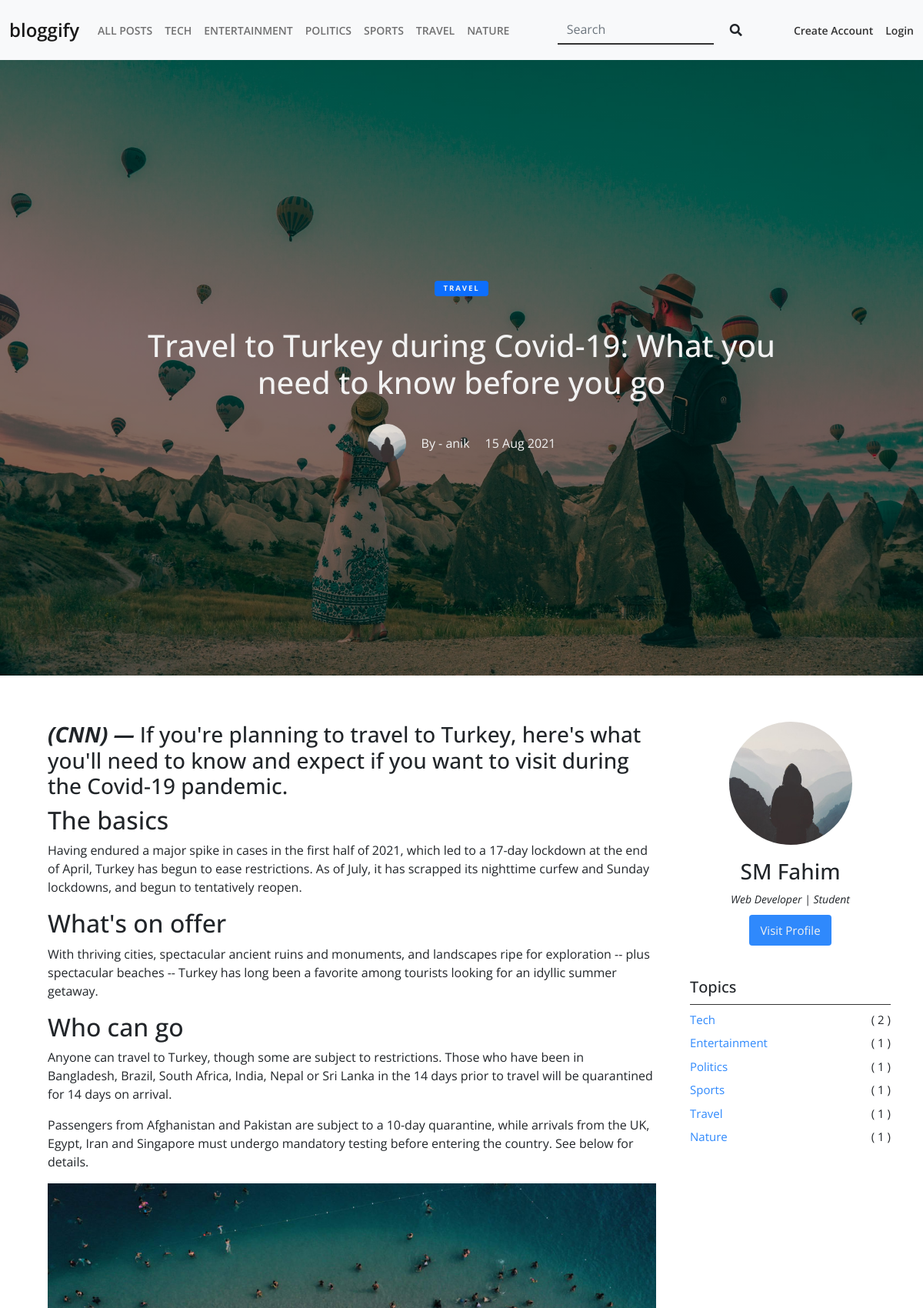
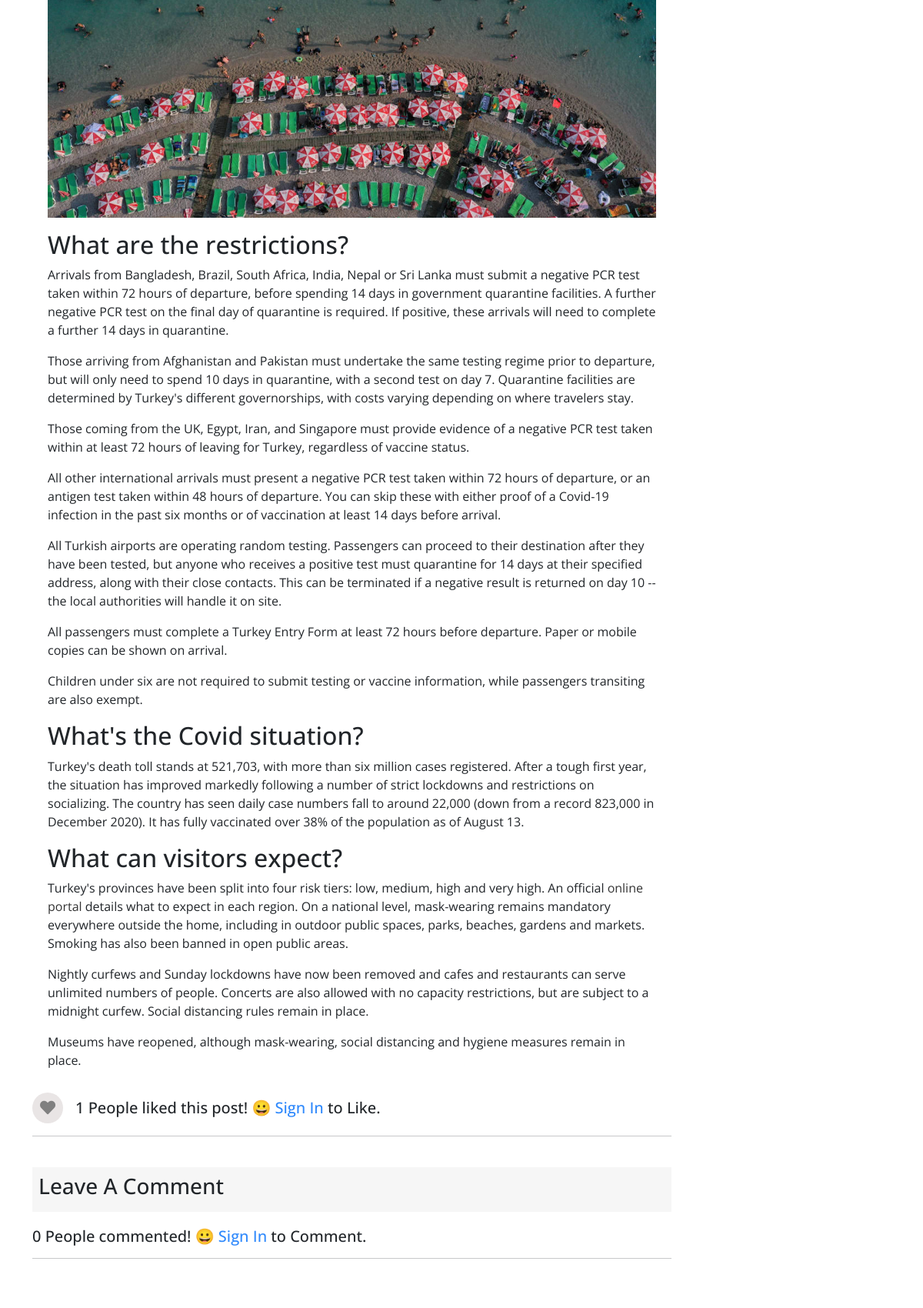
Page /detail/1/ (upper part) on the committed database (2 pictures, top to bottom).
### blog/models.py (models this page shows, shortened)
class Topic(models.Model):
    name = models.CharField(max_length=42, unique=True)
    def __str__(self):
        return self.name

class Post(models.Model):
    author = models.ForeignKey(User, on_delete=models.CASCADE, related_name='post_author')
    topic = models.ForeignKey(Topic, on_delete=models.DO_NOTHING)
    title = models.CharField(max_length=200)
    thumbnail = models.ImageField(upload_to='thumbnails')
    body = RichTextUploadingField()
    date = models.DateTimeField(auto_now_add=True)
    likes = models.ManyToManyField(User, related_name='post_likes')

### accounts/models.py (models this page shows, shortened)
class Profile(models.Model):
    user = models.OneToOneField(User, on_delete=models.CASCADE)
    bio = models.TextField(max_length=101)
    work = models.CharField(max_length=200)
    address = models.TextField(max_length=200)
    profile_pic = models.ImageField(default='default.jpg', upload_to='Profile Pics')

### blog/views.py (the view)
# urls.py: path('detail/<int:pk>/', detail, name='detail'),
def detail(request, pk):
    post = get_object_or_404(Post, id=pk)
    similar_posts = Post.objects.filter(topic=post.topic).exclude(id=post.id)[:3]
    topics = Topic.objects.all()
    topic_post_count = Topic.objects.annotate(num_of_posts=Count('post'))
    topic_post_zipped = zip(topics, topic_post_count)
    total_likes = post.likes.count
    liked = False
    total_comments = Comment.objects.filter(post=post).count()
    comments = Comment.objects.all().filter(post=post)
    comment_form = CommentForm(request.POST)
    if comment_form.is_valid():
        comment = comment_form.save(commit=False)
        comment.author = request.user
        comment.post = post
        comment.save()
        return redirect('detail', pk)
    if post.likes.filter(pk=request.user.id).exists():
        liked = True
    context = {
        'post': post,
        'similar_posts': similar_posts,
        'topics': topics,
        'topic_post_zipped': topic_post_zipped,
        'total_likes': total_likes,
        'total_comments': total_comments,
        'liked': liked,
        'comments': comments,
        'comment_form': comment_form
    }
    return render(request, 'blog/detail.html', context)

### blog/forms.py
class CommentForm(forms.ModelForm):
    class Meta:
        model = Comment
        fields = ['body']
        widgets = {
            'body': forms.Textarea(attrs={'class': 'form-control','rows': '5'})
        }

### blog/context_preprocessors.py (called while the page is built)
def topic_preprocessor(request):
    topics = Topic.objects.all()
    return {'topics': topics}

### templates/blog/detail.html (shortened to what this page needs)
{% extends 'base.html' %}
{% block content %}
        <section class="detail-intro overlay" style="background-image: linear-gradient(
            rgba(0, 0, 0, 0.5),
            rgba(0, 0, 0, 0.5)
          ), url({{post.thumbnail.url}});">
            <div class="container">
                <div class="row">
                    <div class="col-md-10 mx-auto">
                        <div class="detail-intro-content">
                            <span class="post-category {% if post.topic.id == 1 %}bg-info
                                {% elif post.topic.id == 2 %}bg-danger
                                {% elif post.topic.id == 3 %}bg-dark
                                {% elif post.topic.id == 4 %}bg-secondary
                                {% elif post.topic.id == 5 %}bg-primary
                                {% elif post.topic.id == 6 %}bg-success
                                {% endif %}">{{ post.topic }}
                            </span>
                        <h1>{{ post.title }}</h1>
                        <div class="detail-meta">
                            <span><img src="{{post.author.profile.profile_pic.url}}"></span>
                            <span>By - <a href="{% url 'author' post.author.username %}">{{ post.author }}</a></span>
                            <span>{{ post.date|date:" d M Y" }}</span>
                        </div>
                        </div>
                    </div>
                </div>
            </div>
        </section>
        <section id="details" class="section-padding">
            <div class="container">
                <div class="row gy-5">
                    <div class="col-md-9">
                        <div class="detail-content">
                            {{ post.body|safe }}
                        </div>
                        <div class="detail-info">
                            <div class="like-area">
                                {% if user.is_authenticated %}
                                    <form action="{% url 'like' post.pk %}" class="like-form" method="POST">
                                        {% csrf_token %}
                                            {% if liked %}
                                            <button type="submit" name="post_like" class="unlike-btn" value="{{ post.id }}">
                                                <i class="b-transition fas fa-heart"></i>
                                            </button>
                                            {% else %}
                                                <button type="submit" name="post_like" class="like-btn" value="{{ post.id }}">
                                                    <i class="b-transition fas fa-heart"></i>
                                                </button>
                                            {% endif %}
                                    </form>
                                    <h5>{{ total_likes }} People liked this post </h5>
                                {% else %}
                                    <div class="like-form">
                                                    <button disabled class="like-btn">
                                                        <i class="b-transition fas fa-heart"></i>
                                                    </button>
                                    </div>
                                    <h5>{{ total_likes }} People liked this post! 😀 <a href="#" class="b-transition">Sign In</a> to Like.</h5>
                                {% endif %}
                            </div>
                            <hr>
                            <div class="comment-form-area">
                                <div class="small-heading">
                                    <h3>Leave A Comment</h3>
                                </div>
                                <div class="comment-form-container">
                                    {% if user.is_authenticated %}
                                        <form class="comment-form" method="POST">
                                            {% csrf_token %}
                                            <div class="mb-3">
                                                <label for="id_body" class="form-label">Write Your Comment</label>
                                                {{comment_form.body}}
                                            </div>
                                            <button type="submit" class="b-form-btn btn b-transition">Comment</button>
                                        </form>
                                    {% else %}
                                    <h5>{{ total_comments }} People commented! 😀 <a href="#" class="b-transition">Sign In</a> to Comment.</h5>
                                    {% endif %}
                                </div>
                                <hr>
                            </div>
                        </div>
                    </div>
                    <div class="col-md-3">
                        <div class="detail-author">
                            <img src="{{ post.author.profile.profile_pic.url }}" alt="">
                            <h3>{{ post.author.first_name }} {{post.author.last_name}}</h3>
                            <p><i>{{ post.author.profile.bio }}</i></p>
                            <a href="{% url 'author' post.author.username %}" class="b-transition">Visit Profile</a>
                        </div>
                        <div class="sidebar-topics">
                            <h3>Topics</h3>
                            <ul>
                                {% for  topic, topic_post_count in topic_post_zipped %}
                                    <li><a href="{% url 'topic' topic.name %}">{{ topic }}</a><span>( {{ topic_post_count.num_of_posts }} )</span></li>
                                {% endfor %}
                            </ul>
                        </div>
                    </div>
                </div>
            </div>
        </section>
{% endblock %}

### templates/partials/_header.html (shortened to what this page needs)
{% load static %}
<header>
  <nav class="navbar navbar-expand-lg navbar-light bg-light">
    <div class="container-fluid">
      <a class="navbar-brand b-transition" href="{% url 'home' %}">bloggify</a>
      <div
        class="collapse navbar-collapse justify-content-between"
        id="navbarSupportedContent"
      >
        <ul class="navbar-nav mb-2 mb-lg-0">
          <li class="nav-item">
            <a class="nav-link b-transition" href="{% url 'blog' %}">All Posts</a>
          </li>
          {% for topic in topics %}
            <li class="nav-item">
              <a class="nav-link b-transition" href="{% url 'topic' topic.name %}">{{topic.name}}</a>
            </li>
          {% endfor %}
        </ul>
        <form action="{% url 'search' %}" method="GET" class="d-flex">
          <input
            required
            class="form-control me-2 h-search-input b-transition"
            name="query"
            type="search"
            placeholder="Search"
            aria-label="Search"
          />
          <button class="btn h-search-submit b-transition" type="submit">
            <i class="fas fa-search"></i>
          </button>
        </form>
        <ul class="d-flex h-auth">
          {% if user.is_authenticated %}
            <li class="h-auth-item">
              <a href="{% url 'logout' %}" class="h-auth-link b-transition">Logout</a>
            </li>
          {% else %}
          <li class="h-auth-item">
            <a href="{% url 'register' %}" class="h-auth-link b-transition">Create Account</a>
          </li>
          <li class="h-auth-item">
            <a href="{% url 'login' %}" class="h-auth-link b-transition">Login</a>
          </li>
          {% endif %}
        </ul>
      </div>
    </div>
  </nav>
</header>

### static/css/all.css (style rules this page uses)
.fa, .fas, .far, .fal, .fad, .fab { -moz-osx-font-smoothing: grayscale; -webkit-font-smoothing: antialiased; display: inline-block; font-style: normal; font-variant: normal; text-rendering: auto; line-height: 1; }
.fa-heart:before { content: "\f004"; }
.fa-search:before { content: "\f002"; }
.fa, .fas { font-family: 'Font Awesome 5 Free'; font-weight: 900; }

### static/css/style.css (style rules this page uses)
:root { --b-primary: #2f89fc; --b-secondary: #f2f2f2; --b-dark: #333; }
* { margin: 0; padding: 0; box-sizing: border-box; }
html { scroll-behavior: smooth; }
body { font-family: "Open Sans", sans-serif; }
img { max-width: 100%; height: auto; }
ul { list-style: none; margin: 0; padding: 0; }
a, a:hover, a:focus { text-decoration: none; color: var(--b-dark); }
.section-padding { padding: 60px 0; }
.b-transition { transition: 0.3s ease-in-out; }
span.post-category { display: inline-block; color: var(--b-secondary); padding: 3px 11px; border-radius: 4px; letter-spacing: .2em; font-weight: 700; font-size: .6rem; text-transform: uppercase; margin: 10px 0; }
.small-heading { margin-bottom: 20px; background: #f6f6f6; padding: 8px; }
.navbar { padding: 16px 0; }
.navbar a.navbar-brand { font-size: 24px; }
.navbar a { font-size: 14px; font-weight: 600; }
.navbar-light .navbar-nav .nav-link { text-transform: uppercase; }
.h-search-input { border: none; outline: none; box-shadow: none; background: transparent; border-radius: 0; border-bottom: 2px solid var(--b-dark); }
.h-auth-item:first-child { margin-right: 16px; }
.h-auth-link { color: var(--b-dark); }
.detail-intro { height: 100vh; text-align: center; background-size: cover; background-position: center; display: flex; align-items: center; position: relative; }
.detail-intro-content { width: 95%; margin: auto; color: var(--b-secondary); }
.detail-intro-content h1 { margin: 30px 0; }
#details p img { height: auto !important; }
.detail-meta { display: flex; align-items: center; justify-content: center; }
.detail-meta span { margin: 0 10px; }
.detail-meta span img { width: 50px; height: 50px; border-radius: 50%; object-fit: cover; }
.detail-meta span a { color: var(--b-secondary); }
.detail-content { padding: 0 20px; margin-bottom: 30px; }
.detail-author { text-align: center; margin-bottom: 50px; }
.detail-author img { width: 160px; height: 160px; border-radius: 50%; object-fit: cover; }
.detail-author h3 { margin-top: 18px; }
.detail-author p { margin-bottom: 18px; font-size: 14px; }
.detail-author a { font-size: 15px; background-color: var(--b-primary); padding: 10px 14px; color: var(--b-secondary); border-radius: 4px; }
.detail-similar h3, .sidebar-topics h3 { font-size: 20px; padding-bottom: 10px; border-bottom: 1px solid var(--b-dark); }
.sidebar-topics ul li { display: flex; justify-content: space-between; margin: 8px 0; font-size: 15px; }
.sidebar-topics ul li a { color: var(--b-primary) }
.like-area { display: flex; align-items: center; }
.like-area h5 { margin: 0; }
.like-area h5 a { color: var(--b-primary); }
.like-form { margin-right: 16px; }
.like-form button { border: none; outline: none; box-shadow: none; background: transparent; width: 40px; height: 40px; display: flex; justify-content: center; align-items: center; border-radius: 50%; background-color: #e9e5e5; padding: 10px; }
.like-form button i { font-size: 20px; }
.like-form button.like-btn i { color: gray; }
.comment-form-container { margin-top: 20px; }
.comment-form-container h5 a { color: var(--b-primary); }
.comment-form-area { margin-top: 40px; }

### rows in the picture
Topic: name "TECH", name "Tech", num_of_posts "2"
Topic: name "ENTERTAINMENT", name "Entertainment", num_of_posts "1"
Topic: name "POLITICS", name "Politics", num_of_posts "1"
Topic: name "SPORTS", name "Sports", num_of_posts "1"
Topic: name "TRAVEL", name "Travel", num_of_posts "1"
Topic: name "NATURE", name "Nature", num_of_posts "1"
Post: thumbnail (picture), topic "TRAVEL", title "Travel to Turkey during Covid-19: What you need to know before you go", author.profile.profile_pic (placeholder picture), author "anik", date "15 Aug 2021", body "(CNN) — If you're planning to travel to Turkey, here's what you'll need to know and expect if you want to visit during the Covid-19 pandemic. The basics Having endured a major spike in cases in the first half of 2021, which led to a 17-day lockdown at the end of April, Turkey has begun to ease restrictions. As of July, it has scrapped its nighttime curfew and Sunday lockdowns, and begun to tentatively reopen. What's on offer With thriving cities, spectacular ancient ruins and monuments, and landscapes ripe for exploration -- plus spectacular beaches -- Turkey has long been a favorite among tourists looking for an idyllic summer getaway. Who can go Anyone can travel to Turkey, though some…", body (picture), author.first_name "SM", author.last_name "Fahim", author.profile.bio "Web Developer | Student"

### other values in the picture
{{ total_likes }} "1"
{{ total_comments }} "0"
